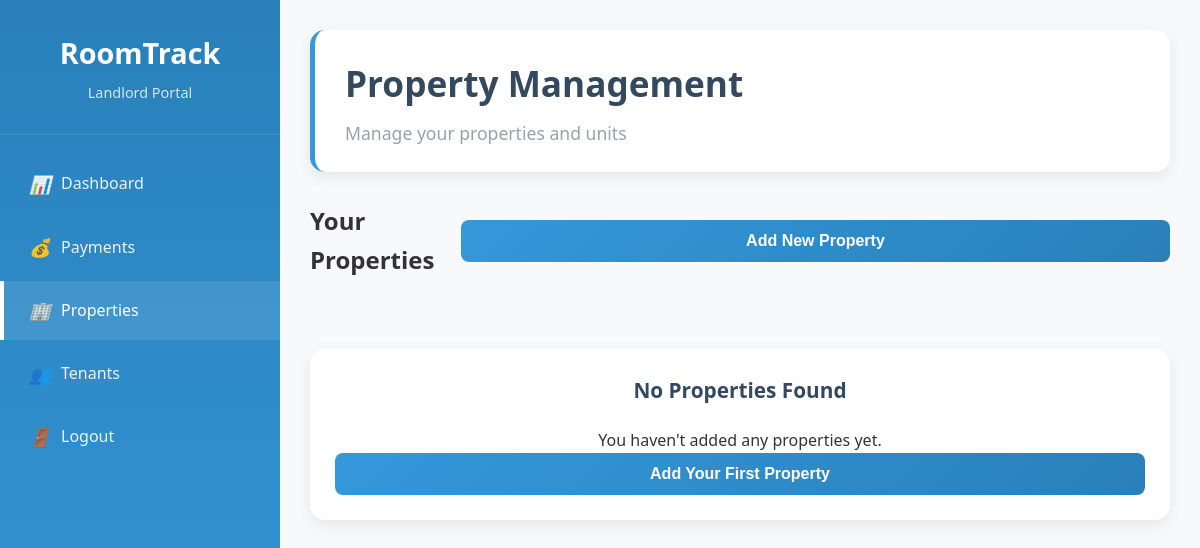
The page /landlord/properties (signed in) on the database as committed earlier.
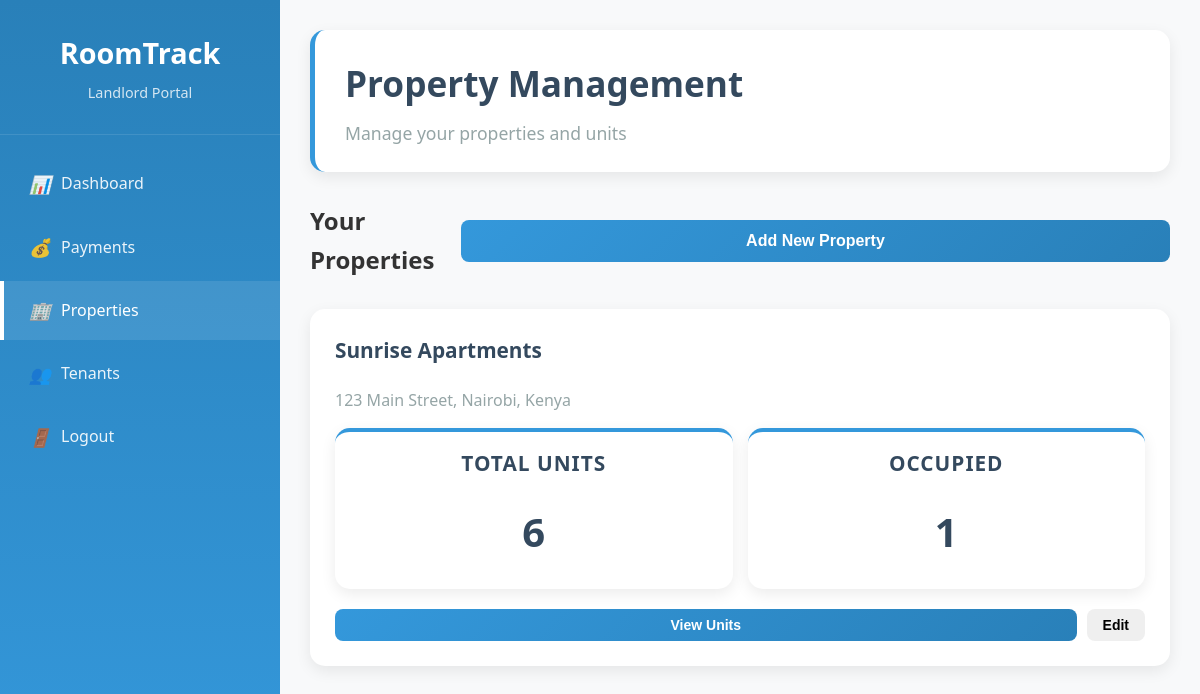
The same page on the database as committed later.
### models.py (models this page shows)
class Property(db.Model):
    id = db.Column(db.Integer, primary_key=True)
    name = db.Column(db.String(200), nullable=False)
    address = db.Column(db.Text, nullable=False)
    total_units = db.Column(db.Integer, nullable=False)
    occupied_units = db.Column(db.Integer, default=0)
    landlord_id = db.Column(db.Integer, db.ForeignKey('user.id'), nullable=False)
    created_at = db.Column(db.DateTime, default=datetime.utcnow)
    units = db.relationship('Unit', backref='property', lazy=True, cascade='all, delete-orphan')

### app.py (the view)
@app.route('/landlord/properties')
@login_required
def landlord_properties():
    if current_user.role != 'landlord':
        return redirect(url_for('index'))
    properties = Property.query.filter_by(landlord_id=current_user.id).all()
    return render_template('landlord/properties.html', properties=properties)

### app.py (called while the page is built)
@login_manager.user_loader
def load_user(user_id):
    return User.query.get(int(user_id))

### templates/landlord/properties.html (shortened to what this page needs)
<!DOCTYPE html>
<html lang="en">
<head>
    <link rel="stylesheet" href="{{ url_for('static', filename='css/style.css') }}">
</head>
<body>
    <div class="dashboard">
        <div class="sidebar">
            <div class="sidebar-header">
                <h2>RoomTrack</h2>
                <p>Landlord Portal</p>
            </div>
            <ul class="sidebar-nav">
                <li><a href="{{ url_for('landlord_dashboard') }}"><i>📊</i> Dashboard</a></li>
                <li><a href="{{ url_for('landlord_payments') }}"><i>💰</i> Payments</a></li>
                <li><a href="#" class="active"><i>🏢</i> Properties</a></li>
                <li><a href="{{ url_for('landlord_tenants') }}"><i>👥</i> Tenants</a></li>
                <li><a href="{{ url_for('logout') }}"><i>🚪</i> Logout</a></li>
            </ul>
        </div>
        <div class="main-content">
            <div class="header">
                <h1>Property Management</h1>
                <p>Manage your properties and units</p>
            </div>
            <div style="display: flex; justify-content: space-between; align-items: center; margin-bottom: 30px;">
                <h2>Your Properties</h2>
                <button class="btn btn-primary" onclick="openCreatePropertyModal()">Add New Property</button>
            </div>
            <div class="stats-grid">
                {% for property in properties %}
                <div class="card">
                    <h3>{{ property.name }}</h3>
                    <p style="color: var(--gray); margin-bottom: 15px;">{{ property.address }}</p>
                    <div style="display: grid; grid-template-columns: 1fr 1fr; gap: 15px; margin-bottom: 20px;">
                        <div class="stat-card" style="padding: 15px;">
                            <h3>Total Units</h3>
                            <div class="number">{{ property.total_units }}</div>
                        </div>
                        <div class="stat-card" style="padding: 15px;">
                            <h3>Occupied</h3>
                            <div class="number">{{ property.occupied_units }}</div>
                        </div>
                    </div>
                    <div style="display: flex; gap: 10px;">
                        <button class="btn btn-primary btn-sm">View Units</button>
                        <button class="btn btn-sm">Edit</button>
                    </div>
                </div>
                {% endfor %}
            </div>
            {% if not properties %}
            <div class="card text-center">
                <h3>No Properties Found</h3>
                <p>You haven't added any properties yet.</p>
                <button class="btn btn-primary" onclick="openCreatePropertyModal()">Add Your First Property</button>
            </div>
            {% endif %}
        </div>
    </div>
</body>
</html>

Rows that differ between the two databases and show on the page:
added Property: name "Sunrise Apartments", address "123 Main Street, Nairobi, Kenya", total_units "6", occupied_units "1"
Other text that changed with them:
text no longer shown: "No Properties Found You haven't added any properties yet. Add Your First Property"
